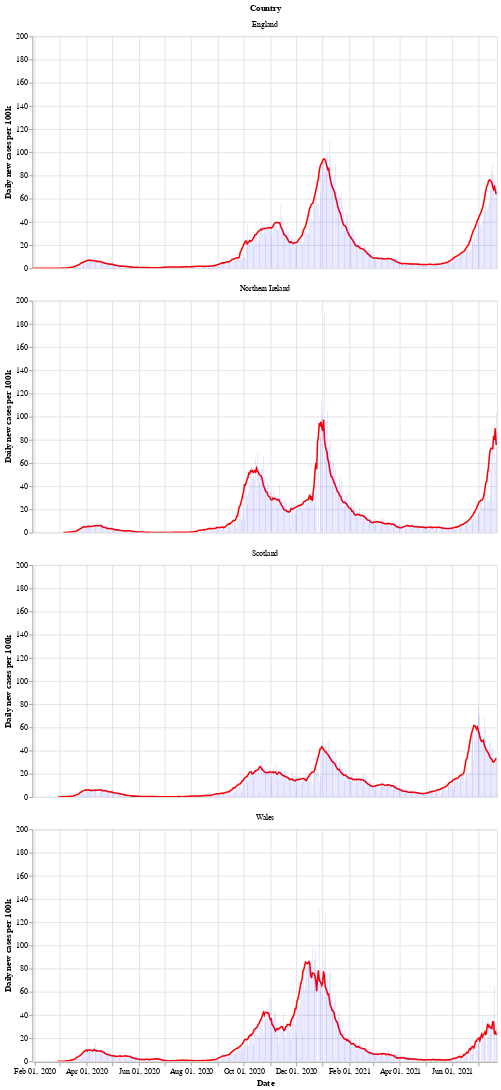

The cell this chart's notebook holds for it:
### Markdown cell above
Next is a bar chart of the number of new cases in each country (per 100k population), with the 7 day moving average of cases. Again we see that Wales saw a longer period of raising and falling cases compared to the other countries.

After a period of cases falling, each nation is now seeing a rise in the number of cases - especially in Wales.

### Code cell
# collapse
bars = alt.Chart(uk_cases).mark_bar().encode(
    x=alt.X("yearmonthdate(date):T", axis=alt.Axis(title='Date')),
    y=alt.Y("newCasesRate:Q", axis=alt.Axis(title='Daily new cases per 100k')),
    tooltip='newCasesRate',
    color=alt.condition(
        alt.datum.dailyChange > 0,
        alt.value("orange"),  # The positive color
        alt.value("blue")  # The negative color
    )
).properties(title='New cases per 100k population with rolling 7 day average', width=600).interactive()
line = alt.Chart(uk_cases).mark_line(
    color='red',
    size=2,
).transform_window(
    rolling_mean='mean(newCasesRate)',
    frame=[0, 7],
    groupby=['areaName']
).encode(
    x='yearmonthdate(date):T',
    y='rolling_mean:Q'
)
alt.layer(line, bars, data=uk_cases).facet(alt.Row('areaName', title='Country'), columns=1)

### Figure 1 — Vega-Lite specification as saved in the notebook (floating-point values rounded to 4 significant figures; data arrays with more than 128 entries replaced by an {"elided": "..."} marker saying what was removed)
{"config": {"view": {"continuousWidth": 400, "continuousHeight": 300}}, "data": {"name": "data-9b521d71cd817f978dbd0618f7d8d4a4"}, "facet": {"type": "nominal", "field": "areaName", "title": "Country"}, "spec": {"layer": [{"mark": {"type": "line", "color": "red", "size": 2}, "encoding": {"x": {"type": "temporal", "field": "date", "timeUnit": "yearmonthdate"}, "y": {"type": "quantitative", "field": "rolling_mean"}}, "transform": [{"window": [{"op": "mean", "field": "newCasesRate", "as": "rolling_mean"}], "frame": [0, 7], "groupby": ["areaName"]}]}, {"mark": "bar", "encoding": {"color": {"condition": {"value": "orange", "test": "(datum.dailyChange > 0)"}, "value": "blue"}, "tooltip": {"type": "quantitative", "field": "newCasesRate"}, "x": {"type": "temporal", "axis": {"title": "Date"}, "field": "date", "timeUnit": "yearmonthdate"}, "y": {"type": "quantitative", "axis": {"title": "Daily new cases per 100k"}, "field": "newCasesRate"}}, "selection": {"selector002": {"type": "interval", "bind": "scales", "encodings": ["x", "y"]}}, "title": "New cases per 100k population with rolling 7 day average", "width": 600}]}, "columns": 1, "$schema": "https://vega.github.io/schema/vega-lite/v4.8.1.json", "datasets": {"data-9b521d71cd817f978dbd0618f7d8d4a4": {"elided": "2068 records"}}}
